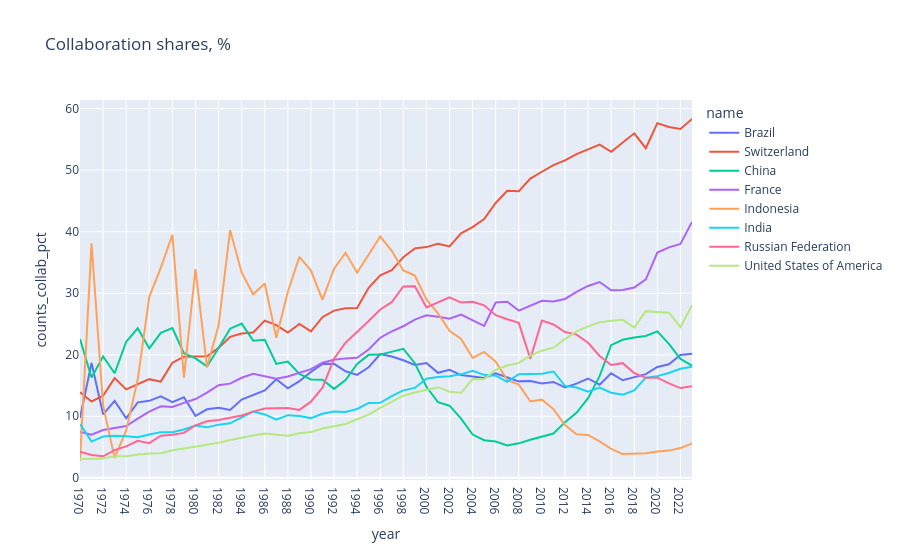

Write notebook code for a chart like this one.
### Code cell
country_list = ["CN", "IN", "BR", "RU", "ID", "US", "CH", "FR"]
px.line(
    df_country_shares.rename(columns={"alpha-2": "country"}).query("country == @country_list"),
    x="year",
    y="counts_collab_pct",
    color="name",
    title="Collaboration shares, %"
)

### Figure 1 — Plotly figure (JSON) as saved in the notebook; plotly's stock layout.template omitted (floating-point values rounded to 4 significant figures)
{"data": [{"hovertemplate": "name=Brazil<br>year=%{x}<br>counts_collab_pct=%{y}<extra></extra>", "legendgroup": "Brazil", "line": {"color": "#636efa", "dash": "solid"}, "marker": {"symbol": "circle"}, "mode": "lines", "name": "Brazil", "orientation": "v", "showlegend": true, "type": "scatter", "x": ["1970", "1971", "1972", "1973", "1974", "1975", "1976", "1977", "1978", "1979", "1980", "1981", "1982", "1983", "1984", "1985", "1986", "1987", "1988", "1989", "1990", "1991", "1992", "1993", "1994", "1995", "1996", "1997", "1998", "1999", "2000", "2001", "2002", "2003", "2004", "2005", "2006", "2007", "2008", "2009", "2010", "2011", "2012", "2013", "2014", "2015", "2016", "2017", "2018", "2019", "2020", "2021", "2022", "2023"], "xaxis": "x", "y": [9.725, 18.66, 10.32, 12.5, 9.681, 12.27, 12.51, 13.26, 12.3, 13.09, 10.08, 11.13, 11.39, 11.02, 12.71, 13.4, 14.21, 16.01, 14.55, 15.7, 17.22, 18.49, 18.52, 17.31, 16.73, 17.97, 20.12, 19.7, 19.1, 18.33, 18.64, 17.07, 17.56, 16.7, 16.51, 16.22, 16.98, 16.32, 15.67, 15.73, 15.32, 15.58, 14.68, 15.31, 16.14, 15.14, 16.97, 15.85, 16.32, 16.85, 18.01, 18.45, 19.96, 20.18], "yaxis": "y"}, {"hovertemplate": "name=Switzerland<br>year=%{x}<br>counts_collab_pct=%{y}<extra></extra>", "legendgroup": "Switzerland", "line": {"color": "#EF553B", "dash": "solid"}, "marker": {"symbol": "circle"}, "mode": "lines", "name": "Switzerland", "orientation": "v", "showlegend": true, "type": "scatter", "x": ["1970", "1971", "1972", "1973", "1974", "1975", "1976", "1977", "1978", "1979", "1980", "1981", "1982", "1983", "1984", "1985", "1986", "1987", "1988", "1989", "1990", "1991", "1992", "1993", "1994", "1995", "1996", "1997", "1998", "1999", "2000", "2001", "2002", "2003", "2004", "2005", "2006", "2007", "2008", "2009", "2010", "2011", "2012", "2013", "2014", "2015", "2016", "2017", "2018", "2019", "2020", "2021", "2022", "2023"], "xaxis": "x", "y": [13.89, 12.41, 13.34, 16.21, 14.37, 15.26, 16.03, 15.63, 18.7, 19.68, 19.74, 19.76, 21.11, 22.91, 23.45, 23.62, 25.54, 24.82, 23.6, 25.02, 23.78, 26.11, 27.18, 27.55, 27.59, 30.89, 32.9, 33.75, 35.86, 37.29, 37.5, 38.04, 37.61, 39.72, 40.73, 42.04, 44.66, 46.63, 46.57, 48.63, 49.74, 50.82, 51.57, 52.61, 53.37, 54.16, 52.97, 54.56, 55.98, 53.56, 57.64, 57.0, 56.69, 58.31], "yaxis": "y"}, {"hovertemplate": "name=China<br>year=%{x}<br>counts_collab_pct=%{y}<extra></extra>", "legendgroup": "China", "line": {"color": "#00cc96", "dash": "solid"}, "marker": {"symbol": "circle"}, "mode": "lines", "name": "China", "orientation": "v", "showlegend": true, "type": "scatter", "x": ["1970", "1971", "1972", "1973", "1974", "1975", "1976", "1977", "1978", "1979", "1980", "1981", "1982", "1983", "1984", "1985", "1986", "1987", "1988", "1989", "1990", "1991", "1992", "1993", "1994", "1995", "1996", "1997", "1998", "1999", "2000", "2001", "2002", "2003", "2004", "2005", "2006", "2007", "2008", "2009", "2010", "2011", "2012", "2013", "2014", "2015", "2016", "2017", "2018", "2019", "2020", "2021", "2022", "2023"], "xaxis": "x", "y": [22.56, 16.31, 19.73, 17.0, 22.12, 24.3, 21.04, 23.56, 24.35, 20.26, 19.4, 18.1, 21.08, 24.23, 25.07, 22.29, 22.43, 18.5, 18.9, 16.87, 15.98, 15.94, 14.45, 15.88, 18.51, 19.98, 20.02, 20.5, 20.96, 18.62, 14.8, 12.29, 11.72, 9.612, 7.032, 6.12, 5.902, 5.267, 5.603, 6.185, 6.64, 7.203, 9.045, 10.57, 12.96, 16.52, 21.56, 22.42, 22.81, 23.05, 23.81, 21.76, 19.32, 18.25], "yaxis": "y"}, {"hovertemplate": "name=France<br>year=%{x}<br>counts_collab_pct=%{y}<extra></extra>", "legendgroup": "France", "line": {"color": "#ab63fa", "dash": "solid"}, "marker": {"symbol": "circle"}, "mode": "lines", "name": "France", "orientation": "v", "showlegend": true, "type": "scatter", "x": ["1970", "1971", "1972", "1973", "1974", "1975", "1976", "1977", "1978", "1979", "1980", "1981", "1982", "1983", "1984", "1985", "1986", "1987", "1988", "1989", "1990", "1991", "1992", "1993", "1994", "1995", "1996", "1997", "1998", "1999", "2000", "2001", "2002", "2003", "2004", "2005", "2006", "2007", "2008", "2009", "2010", "2011", "2012", "2013", "2014", "2015", "2016", "2017", "2018", "2019", "2020", "2021", "2022", "2023"], "xaxis": "x", "y": [7.442, 7.009, 7.76, 8.126, 8.418, 9.633, 10.76, 11.64, 11.52, 12.18, 12.8, 13.85, 15.06, 15.31, 16.26, 16.91, 16.53, 16.12, 16.48, 17.03, 17.66, 18.7, 19.2, 19.41, 19.51, 20.86, 22.77, 23.8, 24.63, 25.72, 26.4, 26.16, 25.85, 26.51, 25.63, 24.67, 28.5, 28.6, 27.17, 27.95, 28.77, 28.67, 29.07, 30.22, 31.18, 31.82, 30.47, 30.53, 30.92, 32.26, 36.6, 37.46, 38.02, 41.59], "yaxis": "y"}, {"hovertemplate": "name=Indonesia<br>year=%{x}<br>counts_collab_pct=%{y}<extra></extra>", "legendgroup": "Indonesia", "line": {"color": "#FFA15A", "dash": "solid"}, "marker": {"symbol": "circle"}, "mode": "lines", "name": "Indonesia", "orientation": "v", "showlegend": true, "type": "scatter", "x": ["1970", "1971", "1972", "1973", "1974", "1975", "1976", "1977", "1978", "1979", "1980", "1981", "1982", "1983", "1984", "1985", "1986", "1987", "1988", "1989", "1990", "1991", "1992", "1993", "1994", "1995", "1996", "1997", "1998", "1999", "2000", "2001", "2002", "2003", "2004", "2005", "2006", "2007", "2008", "2009", "2010", "2011", "2012", "2013", "2014", "2015", "2016", "2017", "2018", "2019", "2020", "2021", "2022", "2023"], "xaxis": "x", "y": [2.734, 38.1, 11.76, 3.226, 7.692, 16.0, 29.41, 34.15, 39.47, 16.28, 33.9, 18.0, 24.74, 40.26, 33.33, 29.82, 31.58, 22.76, 30.25, 35.91, 33.68, 28.94, 33.99, 36.58, 33.33, 36.2, 39.22, 36.88, 33.69, 32.87, 29.0, 26.73, 23.88, 22.57, 19.48, 20.45, 18.87, 15.92, 15.15, 12.41, 12.7, 11.17, 8.569, 7.094, 6.971, 5.931, 4.703, 3.853, 3.948, 4.003, 4.288, 4.422, 4.837, 5.572], "yaxis": "y"}, {"hovertemplate": "name=India<br>year=%{x}<br>counts_collab_pct=%{y}<extra></extra>", "legendgroup": "India", "line": {"color": "#19d3f3", "dash": "solid"}, "marker": {"symbol": "circle"}, "mode": "lines", "name": "India", "orientation": "v", "showlegend": true, "type": "scatter", "x": ["1970", "1971", "1972", "1973", "1974", "1975", "1976", "1977", "1978", "1979", "1980", "1981", "1982", "1983", "1984", "1985", "1986", "1987", "1988", "1989", "1990", "1991", "1992", "1993", "1994", "1995", "1996", "1997", "1998", "1999", "2000", "2001", "2002", "2003", "2004", "2005", "2006", "2007", "2008", "2009", "2010", "2011", "2012", "2013", "2014", "2015", "2016", "2017", "2018", "2019", "2020", "2021", "2022", "2023"], "xaxis": "x", "y": [8.747, 5.889, 6.711, 6.832, 6.774, 6.583, 7.04, 7.423, 7.408, 7.863, 8.494, 8.201, 8.641, 8.853, 9.817, 10.77, 10.3, 9.45, 10.18, 10.06, 9.704, 10.4, 10.77, 10.71, 11.19, 12.17, 12.19, 13.29, 14.22, 14.61, 16.1, 16.38, 16.51, 16.81, 17.41, 16.73, 16.6, 15.58, 16.83, 16.89, 16.92, 17.28, 14.94, 14.67, 14.01, 14.67, 13.83, 13.51, 14.21, 16.28, 16.52, 17.03, 17.72, 18.04], "yaxis": "y"}, {"hovertemplate": "name=Russian Federation<br>year=%{x}<br>counts_collab_pct=%{y}<extra></extra>", "legendgroup": "Russian Federation", "line": {"color": "#FF6692", "dash": "solid"}, "marker": {"symbol": "circle"}, "mode": "lines", "name": "Russian Federation", "orientation": "v", "showlegend": true, "type": "scatter", "x": ["1970", "1971", "1972", "1973", "1974", "1975", "1976", "1977", "1978", "1979", "1980", "1981", "1982", "1983", "1984", "1985", "1986", "1987", "1988", "1989", "1990", "1991", "1992", "1993", "1994", "1995", "1996", "1997", "1998", "1999", "2000", "2001", "2002", "2003", "2004", "2005", "2006", "2007", "2008", "2009", "2010", "2011", "2012", "2013", "2014", "2015", "2016", "2017", "2018", "2019", "2020", "2021", "2022", "2023"], "xaxis": "x", "y": [4.227, 3.711, 3.495, 4.496, 5.101, 6.016, 5.635, 6.837, 7.011, 7.303, 8.536, 9.177, 9.404, 9.734, 10.13, 10.75, 11.27, 11.31, 11.33, 11.04, 12.38, 14.65, 19.35, 21.95, 23.69, 25.49, 27.36, 28.55, 31.1, 31.14, 27.7, 28.52, 29.31, 28.47, 28.6, 28.03, 26.44, 25.77, 25.18, 19.34, 25.56, 24.93, 23.7, 23.27, 21.94, 19.81, 18.34, 18.63, 17.03, 16.25, 16.28, 15.34, 14.58, 14.86], "yaxis": "y"}, {"hovertemplate": "name=United States of America<br>year=%{x}<br>counts_collab_pct=%{y}<extra></extra>", "legendgroup": "United States of America", "line": {"color": "#B6E880", "dash": "solid"}, "marker": {"symbol": "circle"}, "mode": "lines", "name": "United States of America", "orientation": "v", "showlegend": true, "type": "scatter", "x": ["1970", "1971", "1972", "1973", "1974", "1975", "1976", "1977", "1978", "1979", "1980", "1981", "1982", "1983", "1984", "1985", "1986", "1987", "1988", "1989", "1990", "1991", "1992", "1993", "1994", "1995", "1996", "1997", "1998", "1999", "2000", "2001", "2002", "2003", "2004", "2005", "2006", "2007", "2008", "2009", "2010", "2011", "2012", "2013", "2014", "2015", "2016", "2017", "2018", "2019", "2020", "2021", "2022", "2023"], "xaxis": "x", "y": [3.04, 3.052, 3.135, 3.501, 3.499, 3.807, 3.968, 3.98, 4.469, 4.767, 5.076, 5.28, 5.683, 6.144, 6.56, 6.888, 7.186, 7.004, 6.852, 7.237, 7.452, 8.01, 8.435, 8.744, 9.51, 10.27, 11.37, 12.36, 13.34, 13.86, 14.32, 14.73, 13.99, 13.82, 16.04, 16.04, 17.55, 18.25, 18.67, 19.84, 20.66, 21.15, 22.55, 23.8, 24.61, 25.26, 25.51, 25.68, 24.4, 27.09, 26.95, 26.84, 24.49, 28.05], "yaxis": "y"}], "layout": {"legend": {"title": {"text": "name"}, "tracegroupgap": 0}, "title": {"text": "Collaboration shares, %"}, "xaxis": {"anchor": "y", "domain": [0, 1], "title": {"text": "year"}}, "yaxis": {"anchor": "x", "domain": [0, 1], "title": {"text": "counts_collab_pct"}}}}
